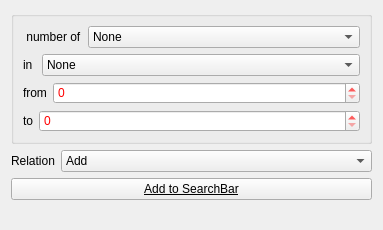
       <widget class="QWidget" name="p_stat">
        <property name="geometry">
         <rect>
          <x>0</x>
          <y>0</y>
          <width>383</width>
          <height>230</height>
         </rect>
        </property>
        <attribute name="label">
         <string>Statistic Search</string>
        </attribute>
        <layout class="QVBoxLayout" name="verticalLayout_19">
         <item>
          <widget class="QGroupBox" name="groupBox_10">
           <property name="title">
            <string/>
           </property>
           <layout class="QVBoxLayout" name="verticalLayout_17">
            <item>
             <layout class="QHBoxLayout" name="horizontalLayout_11">
              <item>
               <widget class="QLabel" name="label_18">
                <property name="sizePolicy">
                 <sizepolicy hsizetype="Fixed" vsizetype="Preferred">
                  <horstretch>0</horstretch>
                  <verstretch>0</verstretch>
                 </sizepolicy>
                </property>
                <property name="text">
                 <string> number of</string>
                </property>
                <property name="buddy">
                 <cstring>o_stat_num</cstring>
                </property>
               </widget>
              </item>
              <item>
               <widget class="QComboBox" name="o_stat_num">
                <item>
                 <property name="text">
                  <string>None</string>
                 </property>
                </item>
                <item>
                 <property name="text">
                  <string>Letters</string>
                 </property>
                </item>
                <item>
                 <property name="text">
                  <string>Words</string>
                 </property>
                </item>
                <item>
                 <property name="text">
                  <string>Words (الله)</string>
                 </property>
                </item>
                <item>
                 <property name="text">
                  <string>Ayas</string>
                 </property>
                </item>
                <item>
                 <property name="text">
                  <string>Ruku's</string>
                 </property>
                </item>
               </widget>
              </item>
             </layout>
            </item>
            <item>
             <layout class="QHBoxLayout" name="horizontalLayout_12">
              <item>
               <widget class="QLabel" name="label_22">
                <property name="sizePolicy">
                 <sizepolicy hsizetype="Fixed" vsizetype="Preferred">
                  <horstretch>0</horstretch>
                  <verstretch>0</verstretch>
                 </sizepolicy>
                </property>
                <property name="text">
                 <string>in </string>
                </property>
                <property name="buddy">
                 <cstring>o_stat_in</cstring>
                </property>
               </widget>
              </item>
              <item>
               <widget class="QComboBox" name="o_stat_in">
                <item>
                 <property name="text">
                  <string>None</string>
                 </property>
                </item>
                <item>
                 <property name="text">
                  <string>Aya</string>
                 </property>
                </item>
                <item>
                 <property name="text">
                  <string>Sura</string>
                 </property>
                </item>
               </widget>
              </item>
             </layout>
            </item>
            <item>
             <layout class="QHBoxLayout" name="horizontalLayout_13">
              <item>
               <widget class="QLabel" name="label_23">
                <property name="sizePolicy">
                 <sizepolicy hsizetype="Fixed" vsizetype="Preferred">
                  <horstretch>0</horstretch>
                  <verstretch>0</verstretch>
                 </sizepolicy>
                </property>
                <property name="text">
                 <string>from</string>
                </property>
                <property name="buddy">
                 <cstring>o_stat_from</cstring>
                </property>
               </widget>
              </item>
              <item>
               <widget class="QSpinBox" name="o_stat_from">
                <property name="styleSheet">
                 <string>color : red</string>
                </property>
               </widget>
              </item>
             </layout>
            </item>
            <item>
             <layout class="QHBoxLayout" name="horizontalLayout_14">
              <item>
               <widget class="QLabel" name="label_24">
                <property name="sizePolicy">
                 <sizepolicy hsizetype="Fixed" vsizetype="Preferred">
                  <horstretch>0</horstretch>
                  <verstretch>0</verstretch>
                 </sizepolicy>
                </property>
                <property name="text">
                 <string>to</string>
                </property>
                <property name="buddy">
                 <cstring>o_stat_to</cstring>
                </property>
               </widget>
              </item>
              <item>
               <widget class="QSpinBox" name="o_stat_to">
                <property name="styleSheet">
                 <string>color : red</string>
                </property>
               </widget>
              </item>
             </layout>
            </item>
           </layout>
          </widget>
         </item>
         <item>
          <layout class="QHBoxLayout" name="horizontalLayout_31">
           <item>
            <widget class="QLabel" name="label_13">
             <property name="sizePolicy">
              <sizepolicy hsizetype="Fixed" vsizetype="Preferred">
               <horstretch>0</horstretch>
               <verstretch>0</verstretch>
              </sizepolicy>
             </property>
             <property name="text">
              <string>Relation</string>
             </property>
             <property name="buddy">
              <cstring>o_relation_stat</cstring>
             </property>
            </widget>
           </item>
           <item>
            <widget class="QComboBox" name="o_relation_stat">
             <item>
              <property name="text">
               <string>Add</string>
              </property>
             </item>
             <item>
              <property name="text">
               <string>Replace</string>
              </property>
             </item>
             <item>
              <property name="text">
               <string>(OR)</string>
              </property>
             </item>
             <item>
              <property name="text">
               <string>(AND)</string>
              </property>
             </item>
             <item>
              <property name="text">
               <string>(ANDNOT)</string>
              </property>
             </item>
            </widget>
           </item>
          </layout>
         </item>
         <item>
          <widget class="QPushButton" name="o_add2query_stat">
           <property name="font">
            <font>
             <weight>50</weight>
             <bold>false</bold>
             <underline>true</underline>
             <strikeout>false</strikeout>
             <kerning>false</kerning>
            </font>
           </property>
           <property name="cursor">
            <cursorShape>PointingHandCursor</cursorShape>
           </property>
           <property name="toolTip">
            <string/>
           </property>
           <property name="text">
            <string>Add to SearchBar</string>
           </property>
           <property name="icon">
            <iconset resource="../images/main.qrc">
             <normaloff>:/resources/up-16.png</normaloff>:/resources/up-16.png</iconset>
           </property>
          </widget>
         </item>
         <item>
          <spacer name="verticalSpacer_4">
           <property name="orientation">
            <enum>Qt::Vertical</enum>
           </property>
           <property name="sizeHint" stdset="0">
            <size>
             <width>20</width>
             <height>40</height>
            </size>
           </property>
          </spacer>
         </item>
        </layout>
       </widget>
